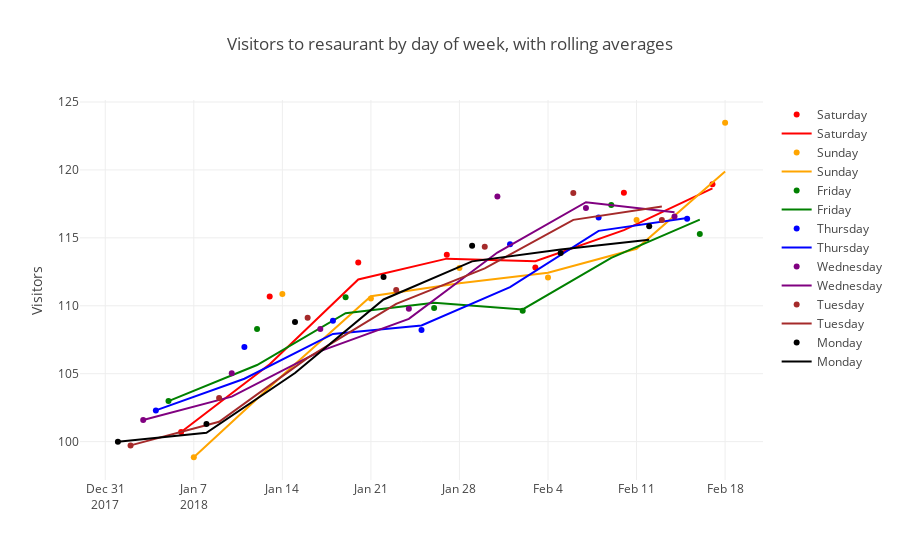

Notebook cell for this chart:
### Code cell
def plot_time_list_append(df):
  # Rainbow-ranked by median visitor over all restaurants.
  COLORS = {
      'Saturday': 'red',
      'Sunday': 'orange',
      'Friday': 'green',
      'Thursday': 'blue',
      'Wednesday': 'purple',
      'Tuesday': 'brown',
      'Monday': 'black',
  }
  traces = []
  for day_of_week in COLORS:
    # Plots the number of visitors to this restaurant over time.
    x = df.loc[df['weekday_name'] == day_of_week].index
    print(x.shape)
    print(day_of_week)
    y = df.loc[df['weekday_name'] == day_of_week]['a']
    # Adds points to the plot.
    traces.append(go.Scatter(x=x,y=y,mode='markers',name=day_of_week,line=dict(color=COLORS[day_of_week]),))
    # Adds a rolling mean line.
    traces.append(go.Scatter(x=x,y=y.rolling(2, min_periods=1, center=True).mean(),mode='lines',name=day_of_week,line=dict(color=COLORS[day_of_week]),))
    layout = go.Layout(title='Visitors to resaurant by day of week, with rolling averages',  yaxis=dict(title='Visitors'))
  #iplot(go.Figure(data=traces, layout=layout))
  plotly.offline.iplot((go.Figure(data=traces, layout=layout)))
plot_time_list_append(df_t)

### Figure 1 — Plotly figure (JSON) as saved in the notebook; plotly's stock layout.template omitted (floating-point values rounded to 4 significant figures)
{"data": [{"line": {"color": "red"}, "mode": "markers", "name": "Saturday", "type": "scatter", "x": ["2018-01-06", "2018-01-13", "2018-01-20", "2018-01-27", "2018-02-03", "2018-02-10", "2018-02-17"], "y": [100.7, 110.7, 113.2, 113.8, 112.8, 118.3, 118.9]}, {"line": {"color": "red"}, "mode": "lines", "name": "Saturday", "type": "scatter", "x": ["2018-01-06", "2018-01-13", "2018-01-20", "2018-01-27", "2018-02-03", "2018-02-10", "2018-02-17"], "y": [100.7, 105.7, 111.9, 113.5, 113.3, 115.6, 118.6]}, {"line": {"color": "orange"}, "mode": "markers", "name": "Sunday", "type": "scatter", "x": ["2018-01-07", "2018-01-14", "2018-01-21", "2018-01-28", "2018-02-04", "2018-02-11", "2018-02-18"], "y": [98.85, 110.9, 110.5, 112.8, 112.1, 116.3, 123.5]}, {"line": {"color": "orange"}, "mode": "lines", "name": "Sunday", "type": "scatter", "x": ["2018-01-07", "2018-01-14", "2018-01-21", "2018-01-28", "2018-02-04", "2018-02-11", "2018-02-18"], "y": [98.85, 104.9, 110.7, 111.7, 112.4, 114.2, 119.9]}, {"line": {"color": "green"}, "mode": "markers", "name": "Friday", "type": "scatter", "x": ["2018-01-05", "2018-01-12", "2018-01-19", "2018-01-26", "2018-02-02", "2018-02-09", "2018-02-16"], "y": [103.0, 108.3, 110.6, 109.8, 109.6, 117.4, 115.3]}, {"line": {"color": "green"}, "mode": "lines", "name": "Friday", "type": "scatter", "x": ["2018-01-05", "2018-01-12", "2018-01-19", "2018-01-26", "2018-02-02", "2018-02-09", "2018-02-16"], "y": [103.0, 105.6, 109.5, 110.2, 109.7, 113.5, 116.3]}, {"line": {"color": "blue"}, "mode": "markers", "name": "Thursday", "type": "scatter", "x": ["2018-01-04", "2018-01-11", "2018-01-18", "2018-01-25", "2018-02-01", "2018-02-08", "2018-02-15"], "y": [102.3, 107.0, 108.9, 108.2, 114.5, 116.5, 116.4]}, {"line": {"color": "blue"}, "mode": "lines", "name": "Thursday", "type": "scatter", "x": ["2018-01-04", "2018-01-11", "2018-01-18", "2018-01-25", "2018-02-01", "2018-02-08", "2018-02-15"], "y": [102.3, 104.6, 107.9, 108.6, 111.4, 115.5, 116.5]}, {"line": {"color": "purple"}, "mode": "markers", "name": "Wednesday", "type": "scatter", "x": ["2018-01-03", "2018-01-10", "2018-01-17", "2018-01-24", "2018-01-31", "2018-02-07", "2018-02-14"], "y": [101.6, 105.0, 108.3, 109.8, 118.0, 117.2, 116.6]}, {"line": {"color": "purple"}, "mode": "lines", "name": "Wednesday", "type": "scatter", "x": ["2018-01-03", "2018-01-10", "2018-01-17", "2018-01-24", "2018-01-31", "2018-02-07", "2018-02-14"], "y": [101.6, 103.3, 106.7, 109.0, 113.9, 117.6, 116.9]}, {"line": {"color": "brown"}, "mode": "markers", "name": "Tuesday", "type": "scatter", "x": ["2018-01-02", "2018-01-09", "2018-01-16", "2018-01-23", "2018-01-30", "2018-02-06", "2018-02-13"], "y": [99.72, 103.2, 109.1, 111.2, 114.3, 118.3, 116.3]}, {"line": {"color": "brown"}, "mode": "lines", "name": "Tuesday", "type": "scatter", "x": ["2018-01-02", "2018-01-09", "2018-01-16", "2018-01-23", "2018-01-30", "2018-02-06", "2018-02-13"], "y": [99.72, 101.5, 106.2, 110.1, 112.8, 116.3, 117.3]}, {"line": {"color": "black"}, "mode": "markers", "name": "Monday", "type": "scatter", "x": ["2018-01-01", "2018-01-08", "2018-01-15", "2018-01-22", "2018-01-29", "2018-02-05", "2018-02-12"], "y": [100, 101.3, 108.8, 112.1, 114.4, 113.9, 115.9]}, {"line": {"color": "black"}, "mode": "lines", "name": "Monday", "type": "scatter", "x": ["2018-01-01", "2018-01-08", "2018-01-15", "2018-01-22", "2018-01-29", "2018-02-05", "2018-02-12"], "y": [100, 100.6, 105.0, 110.5, 113.3, 114.1, 114.9]}], "layout": {"title": "Visitors to resaurant by day of week, with rolling averages", "yaxis": {"title": "Visitors"}}}
